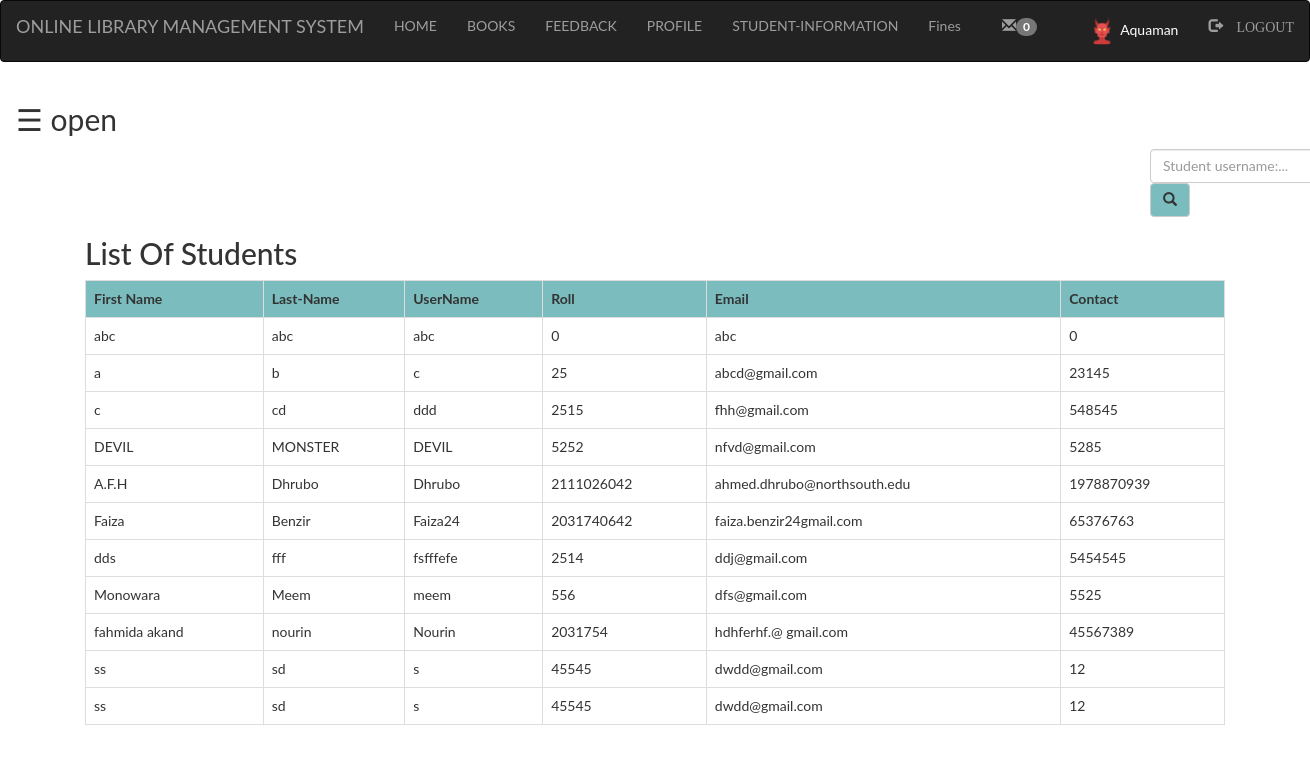
The app's page /library/admin/student.php (signed in) with its own data.
### tables this page shows
CREATE TABLE `student` (
  `first` varchar(100) NOT NULL,
  `last` varchar(100) NOT NULL,
  `username` varchar(100) NOT NULL,
  `password` varchar(100) NOT NULL,
  `roll` int(100) NOT NULL,
  `email` varchar(100) NOT NULL,
  `contact` int(100) NOT NULL,
  `pic` varchar(100) NOT NULL
);

### library/admin/student.php (the view, shortened to what this page needs)
<?php
  include "connection.php";
  include "navbar.php";
?>
<!DOCTYPE html>
<html>
<head>
</head>
<body>
	<div id="main">
		<span style="font-size:30px;cursor:pointer" onclick="openNav()">&#9776; open</span>
<div class="container">
	<div class="srch">
		<form class="navbar-form" method="post" name="form1">
				<input class="form-control" type="text" name="search" placeholder="Student username:..." required="">
				<button style="background-color: #6db6b9e6;" type="submit" name="submit" class="btn btn-default">
					<span class="glyphicon glyphicon-search"></span>
				</button>
		</form>
	</div>
	<h2>List Of Students</h2>
	<?php
		if(isset($_POST['submit']))
		{
			$q=mysqli_query($db,"SELECT first,last,username,roll,email,contact FROM `student` WHERE `username` like '%$_POST[search]%' ");
			if(mysqli_num_rows($q)==0)
			{
				echo "Sorry! No student found. Try searching again...";
			}
			else
			{
		echo "<table class='table table-bordered table-hover' >";
			echo "<tr style='background-color: #6db6b9e6;'>";
				echo "<th>"; echo "First Name";	echo "</th>";
				echo "<th>"; echo "Last Name";  echo "</th>";
				echo "<th>"; echo "Username";  echo "</th>";
				echo "<th>"; echo "Roll";  echo "</th>";
				echo "<th>"; echo "Email";  echo "</th>";
				echo "<th>"; echo "contact";  echo "</th>";
			echo "</tr>";
			while($row=mysqli_fetch_assoc($q))
			{
				echo "<tr>";
				echo "<td>"; echo $row['first']; echo "</td>";
				echo "<td>"; echo $row['last']; echo "</td>";
				echo "<td>"; echo $row['username']; echo "</td>";
				echo "<td>"; echo $row['roll']; echo "</td>";
				echo "<td>"; echo $row['email']; echo "</td>";
				echo "<td>"; echo $row['contact']; echo "</td>";
				echo "</tr>";
			}
		echo "</table>";
			}
		}
		else
		{
			$res=mysqli_query($db,"SELECT `first`,`last`,username,roll,email,contact FROM `student` ORDER BY `student`.`username` ASC;");
		echo "<table class='table table-bordered table-hover' >";
			echo "<tr style='background-color: #6db6b9e6;'>";
				echo "<th>"; echo "First Name";	echo "</th>";
				echo "<th>"; echo "Last-Name";  echo "</th>";
				echo "<th>"; echo "UserName";  echo "</th>";
				echo "<th>"; echo "Roll";  echo "</th>";
				echo "<th>"; echo "Email";  echo "</th>";
				echo "<th>"; echo "Contact";  echo "</th>";
			echo "</tr>";
			while($row=mysqli_fetch_assoc($res))
			{
				echo "<tr>";
				echo "<td>"; echo $row['first']; echo "</td>";
				echo "<td>"; echo $row['last']; echo "</td>";
				echo "<td>"; echo $row['username']; echo "</td>";
				echo "<td>"; echo $row['roll']; echo "</td>";
				echo "<td>"; echo $row['email']; echo "</td>";
				echo "<td>"; echo $row['contact']; echo "</td>";
				echo "</tr>";
			}
		echo "</table>";
		}
	?>
</div>
</body>
</html>

### library/admin/navbar.php (shortened to what this page needs)
<!DOCTYPE html>
<html lang="en">
<head>
  <link rel="stylesheet" href="https://maxcdn.bootstrapcdn.com/bootstrap/3.3.7/css/bootstrap.min.css">
</head>
<body>
<?php
    $r=mysqli_query($db,"SELECT COUNT(`status`) as total FROM `message` WHERE `status` = 'no' and sender='student' ;");
    $c = mysqli_fetch_assoc($r);
?>
  <nav class="navbar navbar-inverse">
    <div class="container-fluid">
      <div class="navbar-header">
        <a class="navbar-brand active">ONLINE LIBRARY MANAGEMENT SYSTEM</a>
      </div>
      <ul class="nav navbar-nav">
        <li><a href="index.php">HOME</a></li>
        <li><a href="books.php">BOOKS</a></li>
        <li><a href="feedback.php">FEEDBACK</a></li>
      </ul>
      <?php
      if (isset($_SESSION['login_user'])) { ?>
        <ul class="nav navbar-nav">
          <li><a href="profile.php">PROFILE</a></li>
          <li><a href="student.php">STUDENT-INFORMATION</a></li>
          <li><a href="fine.php">Fines</a></li>
        </ul>
        <ul class="nav navbar-nav navbar-right">
        <li><a href="message.php"><span class="glyphicon glyphicon-envelope"></span><span class="badge bg-green"><?php echo $c['total']; ?></span></a></li>
          <li><a href="profile.php">
              <div style="color: white">
                <?php
                echo "<img class='img-circle profile_img' height= 30 width = 30 src='images/".$_SESSION['pic']."'>";
                echo " ".$_SESSION['login_user'];
                ?>
              </div>
            </a></li>
          <li><a href="logout.php"><span class="glyphicon glyphicon-log-out"> LOGOUT</span></a></li>
        </ul>
      <?php
      }
      ?>
    </div>
  </nav>
</body>
</html>

### library/admin/student.php (style rules this page uses)
.srch { padding-left: 1050px; }
body { font-family: "Lato", sans-serif; transition: background-color .5s; }
#main { transition: margin-left .5s; padding: 16px; }
.img-circle { margin-left: 20px; }

### records on screen
student: first "abc", last "abc", username "abc", roll "0", email "abc", contact "0"
student: first "a", last "b", username "c", roll "25", email "abcd@gmail.com", contact "23145"
student: first "c", last "cd", username "ddd", roll "2515", email "fhh@gmail.com", contact "548545"
student: first "DEVIL", last "MONSTER", username "DEVIL", roll "5252", email "nfvd@gmail.com", contact "5285"
student: first "A.F.H", last "Dhrubo", username "Dhrubo", roll "2111026042", email "ahmed.dhrubo@northsouth.edu", contact "1978870939"
student: first "Faiza", last "Benzir", username "Faiza24", roll "2031740642", email "faiza.benzir24gmail.com", contact "65376763"
student: first "dds", last "fff", username "fsfffefe", roll "2514", email "ddj@gmail.com", contact "5454545"
student: first "Monowara", last "Meem", username "meem", roll "556", email "dfs@gmail.com", contact "5525"
student: first "fahmida akand", last "nourin", username "Nourin", roll "2031754", email "hdhferhf.@ gmail.com", contact "45567389"
student: first "ss", last "sd", username "s", roll "45545", email "dwdd@gmail.com", contact "12"
student: first "ss", last "sd", username "s", roll "45545", email "dwdd@gmail.com", contact "12"

### other values on screen
$c['total'] "0"
$_SESSION['login_user'] "Aquaman"
